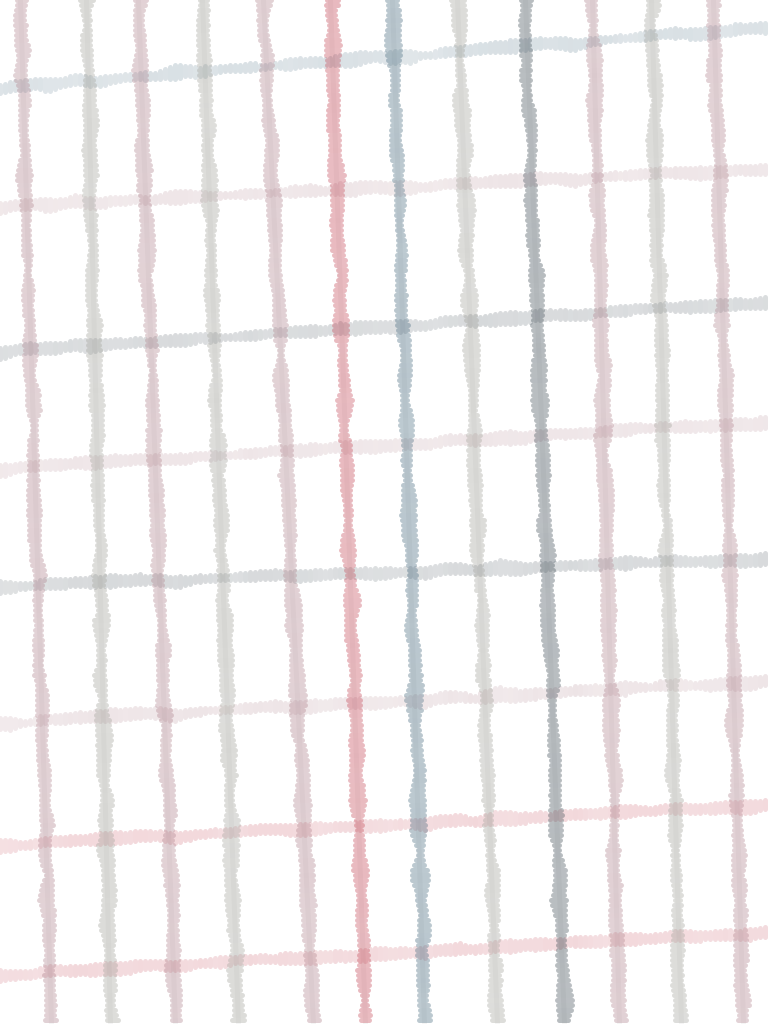
Frame 1 (no input)
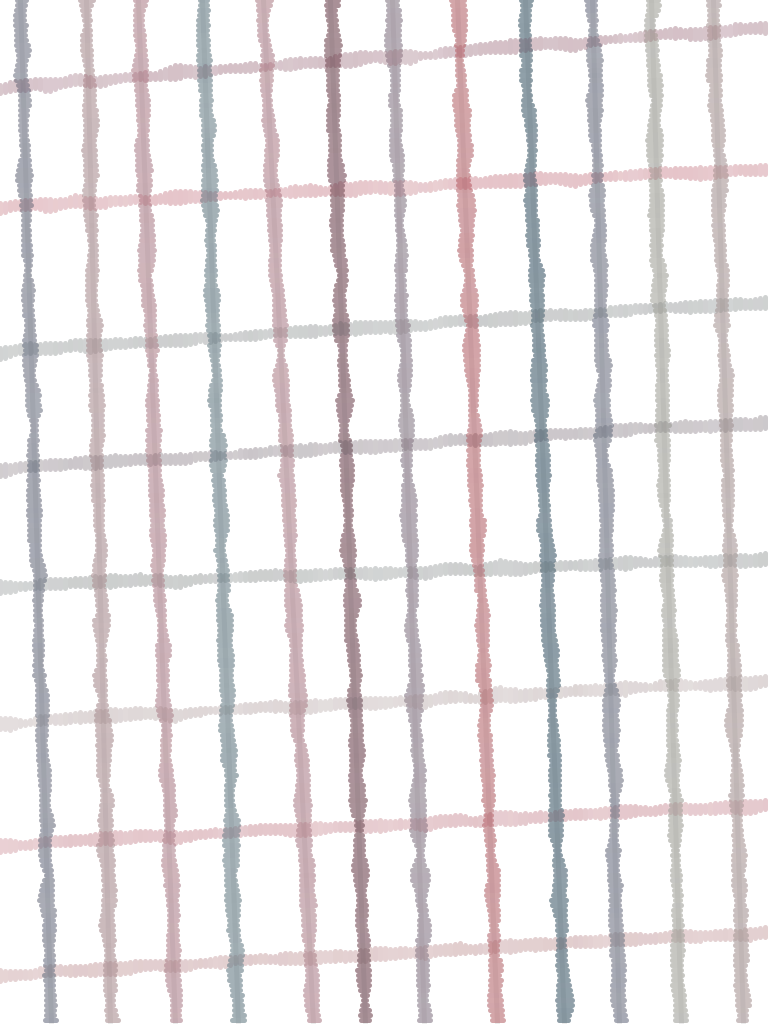
Frame 2 (the mouse pressed at the canvas centre, redrawn once)

The Processing sketch that drew these frames (run headless with seeded random() and noise(); the mouse was pressed at the canvas centre and the sketch redrawn once):

// Processing sketch: GridExperiments
// ── GridExperiments.pde
int scl = 128;
int margin = 20;
int step = 5;
int x_scl = 64;

PVector[][] horz_lines;
PVector[][] vert_lines;


color[] palette;

void setup() {
  size(768, 1024);
  background(255);
  
  int num = ceil(height/scl);
  horz_lines = new PVector[num][2];
  num = ceil(width/x_scl);
  vert_lines = new PVector[num][2];
  
  palette = new color[5];
  palette[0] = #A2A29A;
  palette[1] = #AF838D;
  palette[2] = #C34655;
  palette[3] = #476A7E;
  palette[4] = #3F4C55;
}

void draw() {
  noLoop();
  /*// Draw yourself a grid first.
  for (int y = 0; y <= height; y+= scl) {
    line(0, y, width, y);
  }*/
  
  float yoff = 0;
  float inc = 5;
  
  int curr = 0;
  
  strokeWeight(6);
  for (int y = 0; y < height; y+= scl) {
    float y_left = y + map(noise(1, yoff), 0, 1, scl -  3*margin, scl - margin);
    float y_right = y + map(noise(width, yoff), 0, 1, margin, 3 * margin);
    //line(0, y_left, width, y_right);
    println(y + " " + y_left + " " + y_right);    
    yoff += inc;
    horz_lines[curr][0] = new PVector(0, y_left);
    horz_lines[curr][1] = new PVector(width, y_right);
    curr++;
  }
  
  yoff = 0;
  inc = 0.2;
  // Now draw each line
  for (int i = 0; i < horz_lines.length; i++) {
    color pal = palette[floor(random(0, 4.99))];
    float y_delta = horz_lines[i][1].y - horz_lines[i][0].y;
    float xoff = 0;

    for (float x = 0; x < width; x += step) {
      float y = horz_lines[i][0].y + y_delta * x / width;
      println(y);
      stroke(pal, map(noise(xoff, yoff, 50), 0, 1, 40, 60));
      strokeWeight(step);
      float top_y = y + map(noise(xoff, yoff, 0), 0, 1, 0, 10);
      float bottom_y = y - map(noise(xoff, yoff, 100), 0, 1, 0, 10);
      line(x, top_y, x, bottom_y);
      xoff += inc;
    }
    yoff += inc;
  }
  
  // Now for vert lines
  
  float xoff = 0;
  stroke(0, 10);
  curr = 0;
  for (int x = 0; x < width; x+= x_scl) {
    float x_top = x + map(noise(xoff, 1), 0, 1, 0, x_scl/2);
    float x_bottom = x + map(noise(xoff, height), 0, 1, x_scl/2, x_scl);
    line(x_top, 0, x_bottom, height);
    xoff += 0.5;
    vert_lines[curr][0] = new PVector(x_top, 0);
    vert_lines[curr][1] = new PVector(x_bottom, height);
    curr++;
  }
  
  xoff = 0;
  inc = 0.2;
  // Now draw each line
  for (int i = 0; i < vert_lines.length; i++) {
    color pal = palette[floor(random(0, 4.99))];
    float x_delta = vert_lines[i][1].x - vert_lines[i][0].x;
    yoff = 0;
    for (float y = 0; y < height; y += step) {
      float x = vert_lines[i][0].x + x_delta * y / height;
      stroke(pal, map(noise(xoff, yoff, 50), 0, 1, 90, 100));
      strokeWeight(step);
      float left_x = x + map(noise(xoff, yoff, 0), 0, 1, 0, 10);
      float right_x = x - map(noise(xoff, yoff, 100), 0, 1, 0, 10);
      line(left_x, y, right_x, y);
      xoff += inc;
    }
    yoff += inc;
  }
  
}
